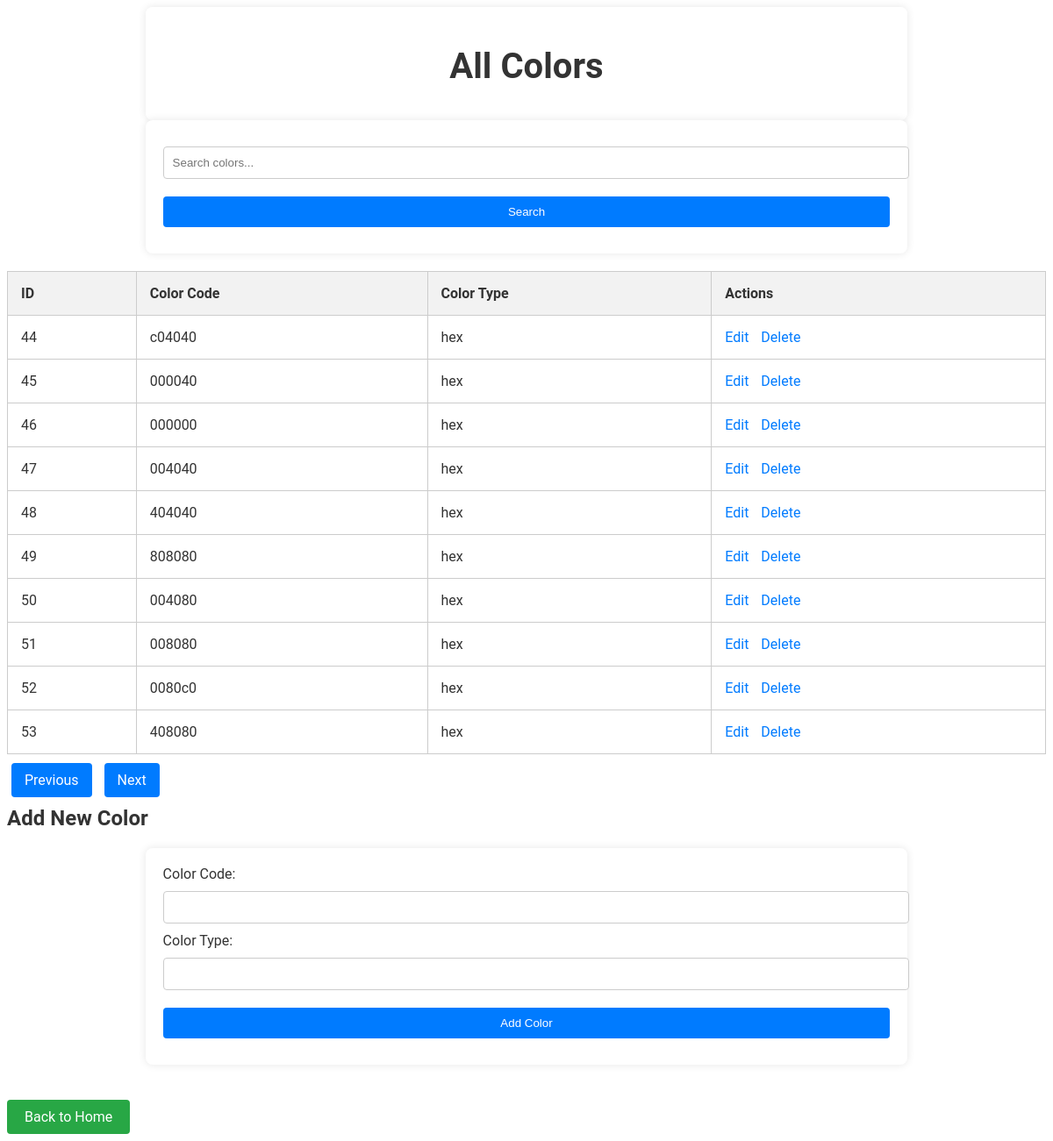
Page /colors?page=5&search= on the committed database.
### app.py (models this page shows)
class ColorPalette(db.Model):
    id = db.Column(db.Integer, primary_key=True)
    color_code = db.Column(db.String(7), nullable=False)
    color_type = db.Column(db.String(3), nullable=False)

### app.py (the view)
@app.route('/colors', methods=['GET', 'POST'])
def colors():
    search_query = request.args.get('search', '')
    page = request.args.get('page', 1, type=int)
    if search_query:
        colors = ColorPalette.query.filter(
            (ColorPalette.color_code.contains(search_query)) |
            (ColorPalette.color_type.contains(search_query))
        ).paginate(page=page, per_page=10)
    else:
        colors = ColorPalette.query.paginate(page=page, per_page=10)
    return render_template('colors.html', colors=colors, search_query=search_query)

### templates/colors.html (shortened to what this page needs)
<!DOCTYPE html>
<html lang="en">
<head>
</head>
<body>
    <header>
        <h1>All Colors</h1>
    </header>
    <form method="GET" action="{{ url_for('colors') }}">
        <input type="text" name="search" placeholder="Search colors..." value="{{ search_query }}">
        <input type="submit" value="Search">
    </form>
    <table>
        <tr>
            <th>ID</th>
            <th>Color Code</th>
            <th>Color Type</th>
            <th>Actions</th>
        </tr>
        {% for color in colors.items %}
        <tr>
            <td>{{ color.id }}</td>
            <td>{{ color.color_code }}</td>
            <td>{{ color.color_type }}</td>
            <td class="actions">
                <a href="{{ url_for('edit_color', id=color.id) }}">Edit</a>
                <a href="{{ url_for('delete_color', id=color.id) }}">Delete</a>
            </td>
        </tr>
        {% endfor %}
    </table>
    <div class="pagination">
        {% if colors.has_prev %}
            <a href="{{ url_for('colors', page=colors.prev_num, search=search_query) }}">Previous</a>
        {% endif %}
        {% if colors.has_next %}
            <a href="{{ url_for('colors', page=colors.next_num, search=search_query) }}">Next</a>
        {% endif %}
    </div>
    <h2>Add New Color</h2>
    <form action="{{ url_for('colors') }}" method="POST" class="add-color-form">
        <label for="color_code">Color Code:</label>
        <input type="text" id="color_code" name="color_code" required>
        <br>
        <label for="color_type">Color Type:</label>
        <input type="text" id="color_type" name="color_type" required>
        <br>
        <input type="submit" value="Add Color">
    </form>
    <a href="{{ url_for('index') }}" class="back-to-home-link">Back to Home</a>
</body>
</html>

### templates/colors.html (style rules this page uses)
body { font-family: 'Roboto', sans-serif; background: url('https://source.unsplash.com/1600x900/?nature,forest') no-repeat center center fixed; background-size: cover; color: #333; overflow-x: hidden; }
header, form, main { margin: auto; width: 70%; padding: 1.1rem 1.2rem; background: rgba(255, 255, 255, 0.8); border-radius: 8px; box-shadow: 0 0 10px rgba(0, 0, 0, 0.1); }
h1 { font-size: 2.5rem; margin-bottom: 20px; color: #333; text-align: center; animation: fadeIn 2s ease-in-out; }
form { background-color: #fff; padding: 20px; border-radius: 8px; box-shadow: 0 0 10px rgba(0, 0, 0, 0.1); margin-bottom: 20px; animation: slideIn 1s ease-in-out; }
input[type="text"], input[type="submit"] { margin: 10px 0; padding: 10px; width: 100%; border: 1px solid #ccc; border-radius: 4px; }
input[type="submit"] { background-color: #007BFF; color: white; border: none; padding: 10px 20px; border-radius: 4px; transition: background-color 0.3s ease; cursor: pointer; }
table { width: 100%; border-collapse: collapse; margin-bottom: 20px; animation: fadeIn 1s ease-in-out; }
table, th, td { border: 1px solid #ccc; }
th, td { padding: 15px; text-align: left; }
th { background-color: #f2f2f2; }
.actions a { margin-right: 10px; color: #007BFF; text-decoration: none; transition: color 0.3s ease; }
.pagination a { margin: 0 5px; padding: 10px 15px; background-color: #007BFF; color: white; text-decoration: none; border-radius: 4px; transition: background-color 0.3s ease; }
.add-color-form { background-color: #fff; padding: 20px; border-radius: 8px; box-shadow: 0 0 10px rgba(0, 0, 0, 0.1); animation: slideIn 1s ease-in-out; }
.back-to-home-link { display: inline-block; margin-top: 20px; padding: 10px 20px; background-color: #28a745; color: white; text-decoration: none; border-radius: 4px; transition: background-color 0.3s ease; }

### rows in the picture
ColorPalette: id "44", color_code "c04040", color_type "hex"
ColorPalette: id "45", color_code "000040", color_type "hex"
ColorPalette: id "46", color_code "000000", color_type "hex"
ColorPalette: id "47", color_code "004040", color_type "hex"
ColorPalette: id "48", color_code "404040", color_type "hex"
ColorPalette: id "49", color_code "808080", color_type "hex"
ColorPalette: id "50", color_code "004080", color_type "hex"
ColorPalette: id "51", color_code "008080", color_type "hex"
ColorPalette: id "52", color_code "0080c0", color_type "hex"
ColorPalette: id "53", color_code "408080", color_type "hex"
